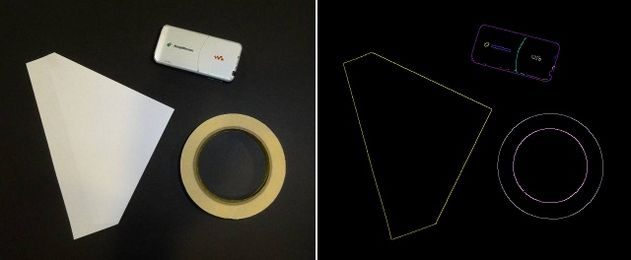
#> input picture tutorial-1 Load display image/test2.jpg, 631 x 260 px
$ python load_display_image.py
#> lines starting #> are read from the running program, lines starting #| are printed output that depends on the picture
# -*- coding: utf-8 -*-
"""
Created on Wed Feb 15 20:06:57 2017

@author: giray
"""

# libraries
import numpy as np
import cv2
from matplotlib import pyplot as plt

# Load an color image in window
img = cv2.imread('test2.jpg',cv2.WINDOW_NORMAL)
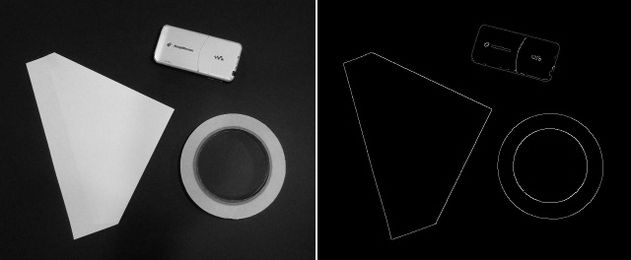
#> img: shape (260, 631); min 0, max 255, mean 38.4

# to show image and wait for keyboark interrupt then close window
cv2.imshow('image',img)
cv2.waitKey(0)
cv2.destroyAllWindows()

# to show image another way in terminal
plt.imshow(img, cmap = 'gray', interpolation = 'bicubic')
plt.xticks([]), plt.yticks([])  # to hide tick values on X and Y axis
plt.show()
